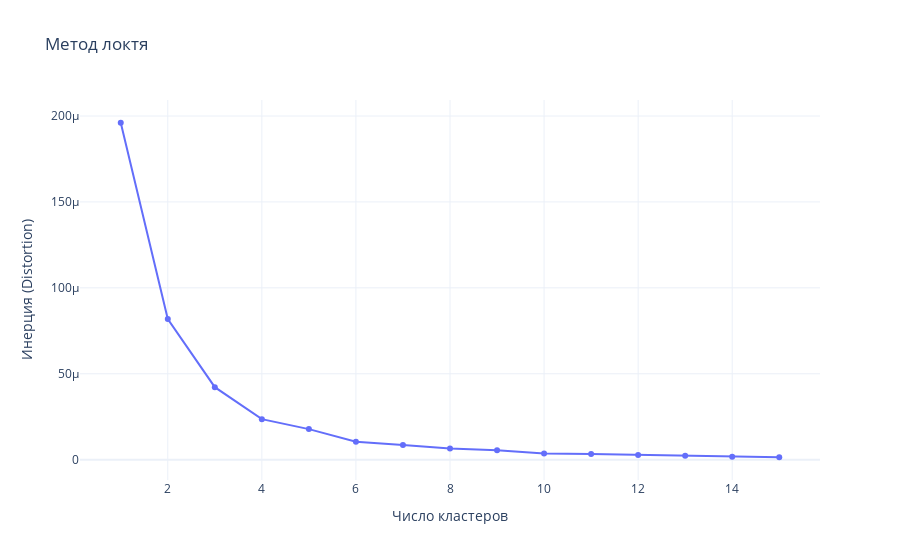
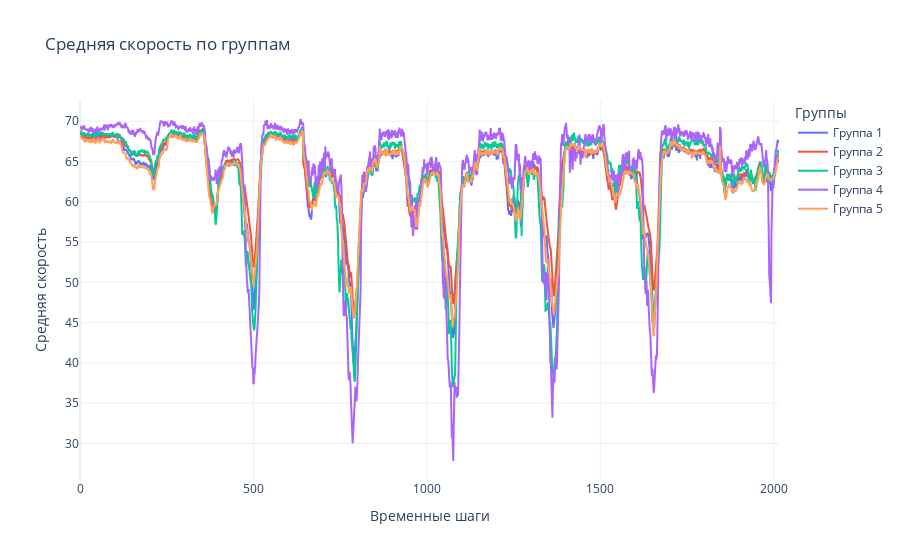

Write notebook code for charts like these, in order.
### Markdown cell above
### GraphClusterProcessor

### Code cell
processor = GraphClusterProcessor(adj, data)
processor.elbow_method(metric='PageRank', max_clusters=15)

n_clusters = 5
labels = KMeans(n_clusters=n_clusters, random_state=42).fit_predict(
    np.array(list(nx.betweenness_centrality(nx.from_numpy_array(adj)).values())).reshape(-1, 1)
)
processor.plot_group_average_speeds(labels, n_clusters=n_clusters)

### Figure 1 — Plotly figure (JSON) as saved in the notebook; plotly's stock layout.template omitted (floating-point values rounded to 4 significant figures)
{"data": [{"mode": "lines+markers", "name": "Distortion", "type": "scatter", "x": [1, 2, 3, 4, 5, 6, 7, 8, 9, 10, 11, 12, 13, 14, 15], "y": [0.0001961, 8.186e-05, 4.22e-05, 2.36e-05, 1.779e-05, 1.049e-05, 8.499e-06, 6.441e-06, 5.53e-06, 3.605e-06, 3.26e-06, 2.763e-06, 2.318e-06, 1.74e-06, 1.42e-06]}], "layout": {"title": {"text": "Метод локтя"}, "xaxis": {"title": {"text": "Число кластеров"}}, "yaxis": {"title": {"text": "Инерция (Distortion)"}}}}

### Figure 2 — Plotly figure (JSON) as saved in the notebook; plotly's stock layout.template omitted (floating-point values rounded to 4 significant figures; data arrays with more than 128 entries replaced by an {"elided": "..."} marker saying what was removed)
{"data": [{"mode": "lines", "name": "Группа 1", "type": "scatter", "x": {"elided": "2016 int values"}, "y": {"elided": "2016 float values"}}, {"mode": "lines", "name": "Группа 2", "type": "scatter", "x": {"elided": "2016 int values"}, "y": {"elided": "2016 float values"}}, {"mode": "lines", "name": "Группа 3", "type": "scatter", "x": {"elided": "2016 int values"}, "y": {"elided": "2016 float values"}}, {"mode": "lines", "name": "Группа 4", "type": "scatter", "x": {"elided": "2016 int values"}, "y": {"elided": "2016 float values"}}, {"mode": "lines", "name": "Группа 5", "type": "scatter", "x": {"elided": "2016 int values"}, "y": {"elided": "2016 float values"}}], "layout": {"legend": {"title": {"text": "Группы"}}, "title": {"text": "Средняя скорость по группам"}, "xaxis": {"title": {"text": "Временные шаги"}}, "yaxis": {"title": {"text": "Средняя скорость"}}}}
